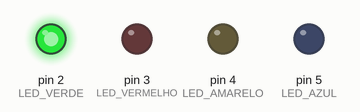
Simulated run of this sketch. Board: Arduino Uno, built with avr-gcc and run on an emulated ATmega328P. Parts: output pins drawn as LEDs (lit = HIGH).

Above: at 0.5 s.
At 2.0 s:
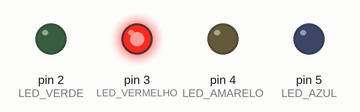
At 3.5 s:
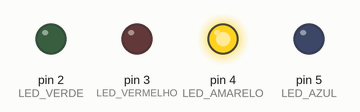
At 5.0 s:
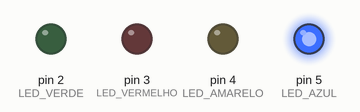
At 6.0 s:
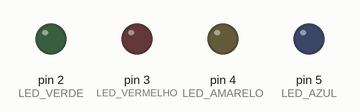
At 7.0 s:
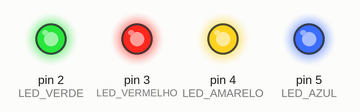
Timing chart, 0 to 10.4 s (numbered marks = the images above):
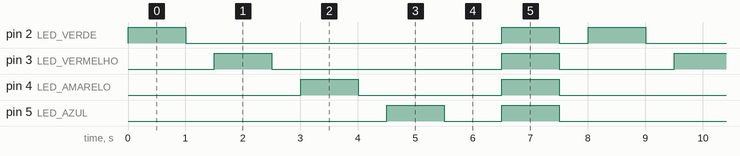

The sketch:

aula_3.ino
```cpp
// C++ code
//
#define LED_VERDE 2
#define LED_VERMELHO 3
#define LED_AMARELO 4
#define LED_AZUL 5
#define UM_SEGUNDO 1000
#define MEIO_SEGUNDO 500


int sequenciaLuzes[4];

void iniciaPortas(){
  pinMode(LED_VERDE, OUTPUT);
  pinMode(LED_VERMELHO, OUTPUT);
  pinMode(LED_AMARELO, OUTPUT);
  pinMode(LED_AZUL, OUTPUT);
}

void setup()
{
  iniciaPortas();
  int x = 2;
  sequenciaLuzes[0] = LED_VERDE;
  sequenciaLuzes[1] = LED_VERMELHO;
  sequenciaLuzes[2] = LED_AMARELO;
  sequenciaLuzes[3] = LED_AZUL;

}

void pisca(int porta){
	digitalWrite(porta, HIGH);
  	delay(UM_SEGUNDO);
  	digitalWrite(porta, LOW);
  	delay(MEIO_SEGUNDO);
}

void piscaSequencia(){
  for(int i = 0; i < 4; i++){
      pisca(sequenciaLuzes[i]);
  }
  delay(MEIO_SEGUNDO);

}

void piscaTodas(){
  	digitalWrite(LED_VERDE, HIGH);
  	digitalWrite(LED_VERMELHO, HIGH);
  	digitalWrite(LED_AMARELO, HIGH);
  	digitalWrite(LED_AZUL, HIGH);
  	delay(UM_SEGUNDO);
  	digitalWrite(LED_VERDE, LOW);
  	digitalWrite(LED_VERMELHO, LOW);
  	digitalWrite(LED_AMARELO, LOW);
  	digitalWrite(LED_AZUL, LOW);
}


void loop()
{
	piscaSequencia();
  	piscaTodas();
  	delay(MEIO_SEGUNDO);
}
```

Measured:
- by itself, pin 2 (LED_VERDE): repeats every 8.0 s: LOW 5.5 s, HIGH 1.0 s, LOW 0.50 s, HIGH 1.0 s
- by itself, pin 3 (LED_VERMELHO): repeats every 8.0 s: LOW 4.0 s, HIGH 1.0 s, LOW 2.0 s, HIGH 1.0 s
- by itself, pin 4 (LED_AMARELO): repeats every 8.0 s: LOW 2.5 s, HIGH 1.0 s, LOW 3.5 s, HIGH 1.0 s
- by itself, pin 5 (LED_AZUL): repeats every 8.0 s: LOW 1.0 s, HIGH 1.0 s, LOW 5.0 s, HIGH 1.0 s
